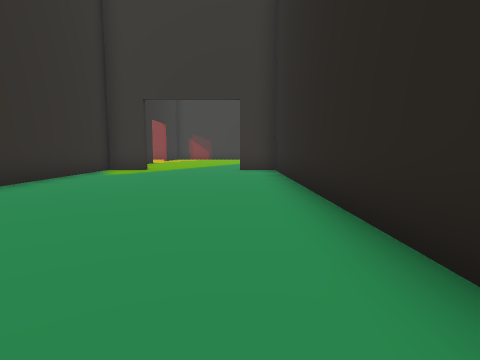
View 1 (above)

18 first-person views from a walk through a 3-D level made in the Unity game engine. The camera is 1.4 m above the floor, tilts 6° down and sees 80° across. The floor is counted in squares, 2 m on a side. Each view is taken from the middle of a square. On the plan, view 1 faces up. The plan holds only what a view shows up to about 10 squares ahead; the rest is blank. The place goes on beyond the plan. Some animated figures are not drawn.

View 2
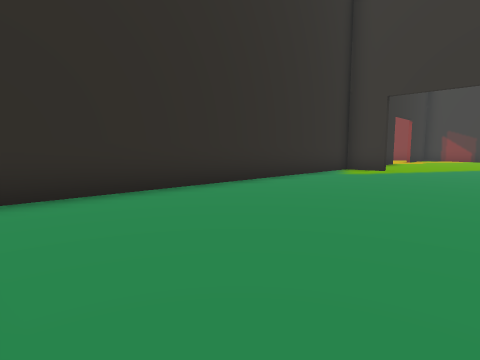

View 3
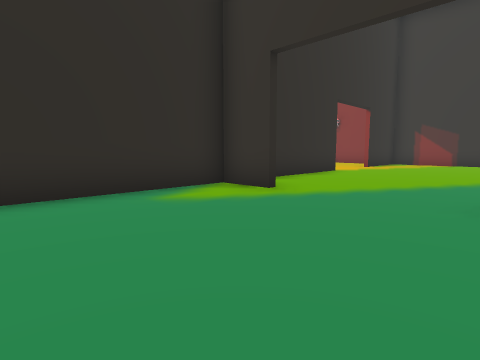

View 4
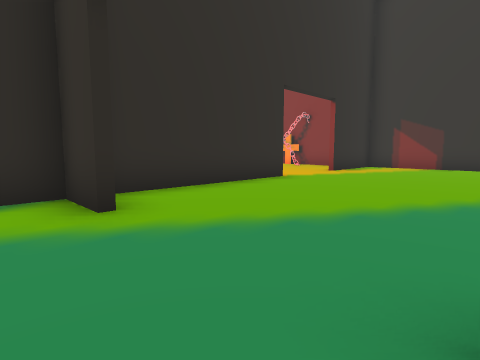

View 5
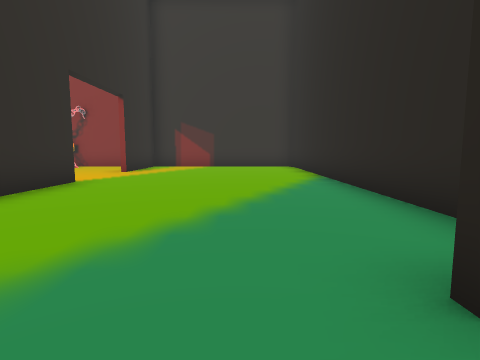

View 6
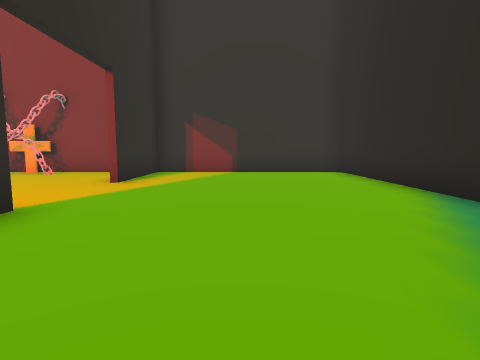

View 7
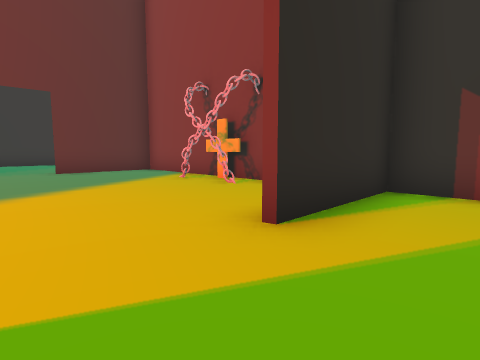

View 8
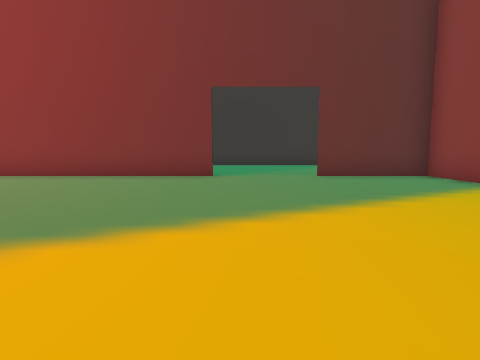

View 9
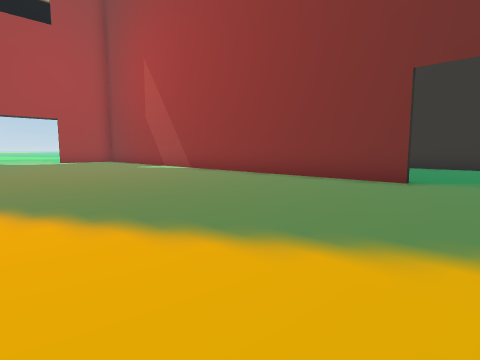

View 10
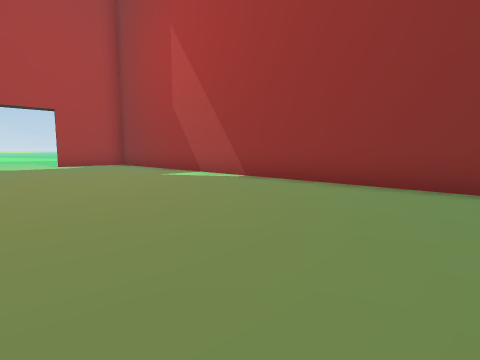

View 11
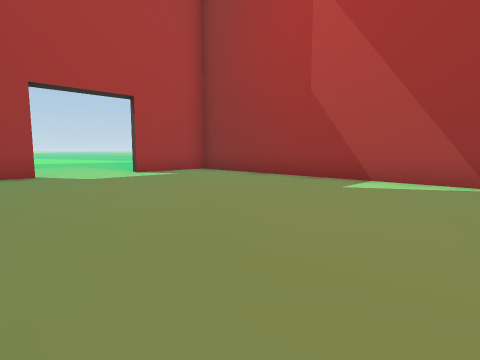

View 12
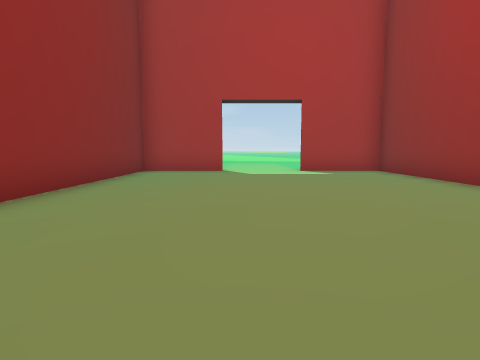

View 13
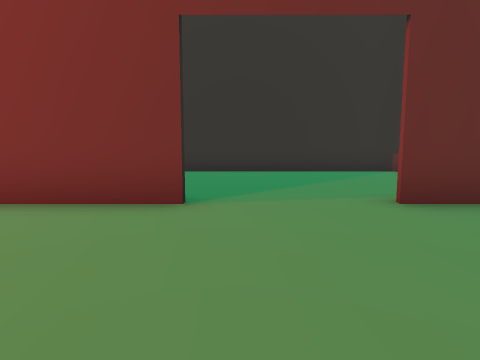

View 14
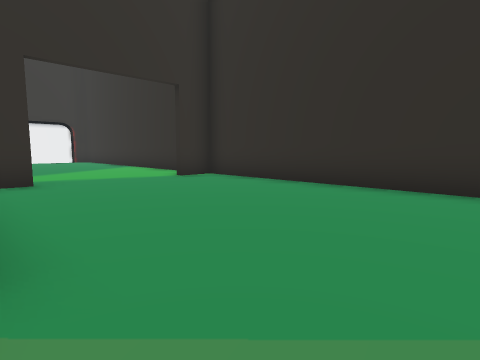

View 15
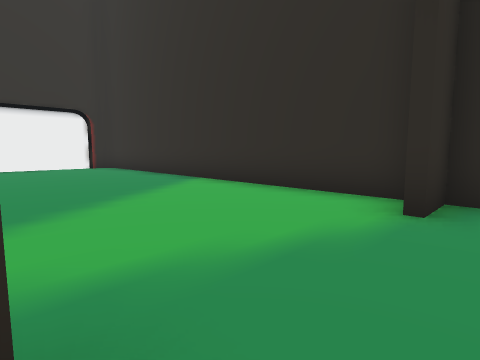

View 16
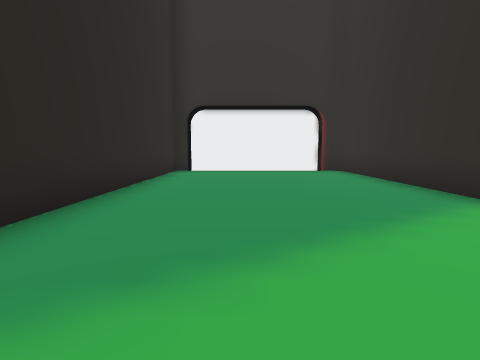

View 17
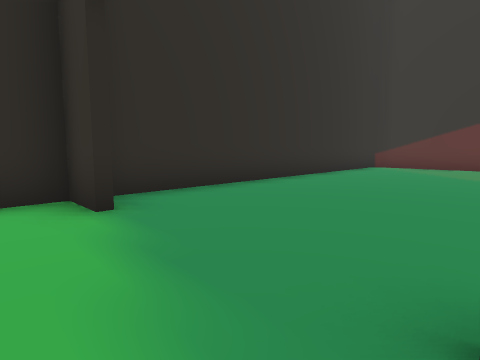

View 18
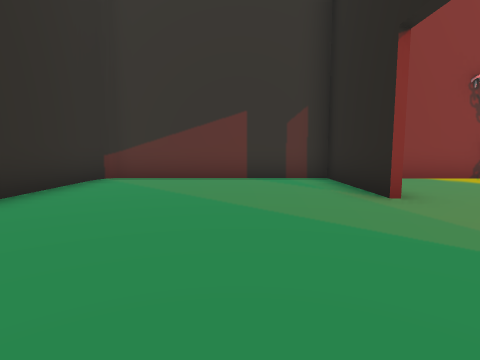

### Floor plan
Points are (right, up) in squares from view 1. A wall is a line through its corners. A room is listed if a view was taken in it or the views show most of it. See-through windows are left out.
Room 1 (views 1, 2, 3, 4, 5, 6, 7, 8, 9, 10, 11, 12, 13, 14, 15, 16, 17, 18)
walls: (-14.1, 10.3) (-13.5, 10.3); (-3.2, 10.1) (-4.6, 10.1) (-4.6, 0.4); (-12.7, 15.4) (-12.7, -0.8); (-4.6, 15.4) (-4.6, 10.8); (-17.4, 10.1) (-18.4, 10.1) (-18.4, -0.2); (-7.5, -0.6) (-4.8, -0.6) (-4.8, 5.2); (-12.8, 18) (-12.8, 21.2); (-12.8, -0.8) (-12.8, 6.5); (1.2, 11.9) (1.2, 20.6); (-7.6, 20.3) (-8, 20); (-7.7, 20.7) (-9, 20.7); (-6.1, 21.1) (-18.1, 21.1); (-12.7, 21.1) (-12.7, 18); (1.2, 1.4) (1.2, 9.9); (-18.1, -0.6) (-10, -0.6) (-10.2, -1.2); (-18.4, 20.6) (-18.4, 10.3) (-17.4, 10.3); (1, 21.1) (-4.6, 21.1) (-4.6, 18)

Positions as (right, up) in squares from view 1, and headings:
1: (0, 0), facing up
2: (0, 0), facing up-left
3: (0, 6), facing up-left
4: (0, 9), facing up-left
5: (-1, 9), facing up
6: (-2, 12), facing up
7: (-3, 16), facing up-left
8: (-5, 16), facing left
9: (-6, 17), facing down-left
10: (-7, 13), facing down-left
11: (-6, 8), facing down-left
12: (-8, 9), facing down
13: (-9, 16), facing left
14: (-13, 17), facing down-left
15: (-14, 11), facing down-left
16: (-15, 9), facing down
17: (-14, 9), facing up-left
18: (-15, 14), facing up
